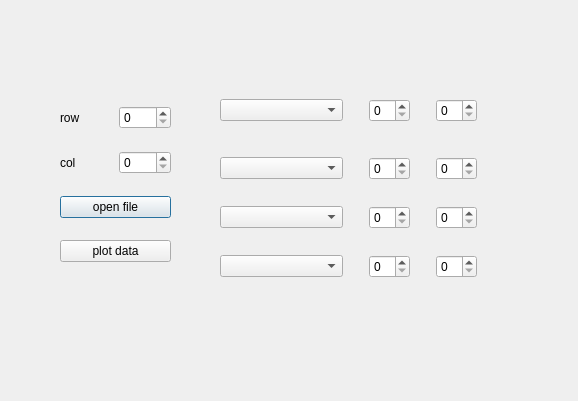
<?xml version="1.0" encoding="UTF-8"?>
<ui version="4.0">
 <class>Dialog</class>
 <widget class="QDialog" name="Dialog">
  <property name="geometry">
   <rect>
    <x>0</x>
    <y>0</y>
    <width>578</width>
    <height>401</height>
   </rect>
  </property>
  <property name="windowTitle">
   <string>Dialog</string>
  </property>
  <widget class="QWidget" name="layoutWidget">
   <property name="geometry">
    <rect>
     <x>220</x>
     <y>90</y>
     <width>257</width>
     <height>188</height>
    </rect>
   </property>
   <layout class="QGridLayout" name="gridLayout">
    <item row="0" column="3">
     <spacer name="verticalSpacer_2">
      <property name="orientation">
       <enum>Qt::Vertical</enum>
      </property>
      <property name="sizeHint" stdset="0">
       <size>
        <width>20</width>
        <height>108</height>
       </size>
      </property>
     </spacer>
    </item>
    <item row="1" column="0">
     <spacer name="horizontalSpacer">
      <property name="orientation">
       <enum>Qt::Horizontal</enum>
      </property>
      <property name="sizeHint" stdset="0">
       <size>
        <width>40</width>
        <height>20</height>
       </size>
      </property>
     </spacer>
    </item>
    <item row="4" column="0">
     <widget class="QComboBox" name="comboBox_data_se3">
      <item>
       <property name="text">
        <string/>
       </property>
      </item>
     </widget>
    </item>
    <item row="2" column="0">
     <widget class="QComboBox" name="comboBox_data_sel2"/>
    </item>
    <item row="2" column="2">
     <widget class="QSpinBox" name="spinBox_data2_row"/>
    </item>
    <item row="2" column="4">
     <widget class="QSpinBox" name="spinBox_data2_col"/>
    </item>
    <item row="4" column="4">
     <widget class="QSpinBox" name="spinBox_data3_col"/>
    </item>
    <item row="0" column="2">
     <widget class="QSpinBox" name="spinBox_data1_row"/>
    </item>
    <item row="6" column="4">
     <widget class="QSpinBox" name="spinBox_data4_col"/>
    </item>
    <item row="0" column="0">
     <widget class="QComboBox" name="comboBox_data_se1">
      <item>
       <property name="text">
        <string/>
       </property>
      </item>
     </widget>
    </item>
    <item row="0" column="4">
     <widget class="QSpinBox" name="spinBox_data1_col"/>
    </item>
    <item row="4" column="2">
     <widget class="QSpinBox" name="spinBox_data3_row"/>
    </item>
    <item row="6" column="0">
     <widget class="QComboBox" name="comboBox_data_se4">
      <item>
       <property name="text">
        <string/>
       </property>
      </item>
     </widget>
    </item>
    <item row="6" column="2">
     <widget class="QSpinBox" name="spinBox_data4_row"/>
    </item>
    <item row="3" column="0">
     <spacer name="horizontalSpacer_2">
      <property name="orientation">
       <enum>Qt::Horizontal</enum>
      </property>
      <property name="sizeHint" stdset="0">
       <size>
        <width>40</width>
        <height>20</height>
       </size>
      </property>
     </spacer>
    </item>
    <item row="0" column="1">
     <spacer name="verticalSpacer">
      <property name="orientation">
       <enum>Qt::Vertical</enum>
      </property>
      <property name="sizeHint" stdset="0">
       <size>
        <width>20</width>
        <height>108</height>
       </size>
      </property>
     </spacer>
    </item>
    <item row="5" column="0">
     <spacer name="horizontalSpacer_3">
      <property name="orientation">
       <enum>Qt::Horizontal</enum>
      </property>
      <property name="sizeHint" stdset="0">
       <size>
        <width>40</width>
        <height>20</height>
       </size>
      </property>
     </spacer>
    </item>
   </layout>
  </widget>
  <widget class="QWidget" name="">
   <property name="geometry">
    <rect>
     <x>60</x>
     <y>90</y>
     <width>111</width>
     <height>191</height>
    </rect>
   </property>
   <layout class="QGridLayout" name="gridLayout_2">
    <item row="0" column="0">
     <widget class="QLabel" name="label">
      <property name="text">
       <string>row</string>
      </property>
     </widget>
    </item>
    <item row="0" column="1">
     <widget class="QSpinBox" name="spinBox_num_set_row"/>
    </item>
    <item row="1" column="0">
     <widget class="QLabel" name="label_2">
      <property name="text">
       <string>col</string>
      </property>
     </widget>
    </item>
    <item row="1" column="1">
     <widget class="QSpinBox" name="spinBox_num_set_col"/>
    </item>
    <item row="2" column="0" colspan="2">
     <widget class="QPushButton" name="pushButton_open">
      <property name="text">
       <string>open file</string>
      </property>
     </widget>
    </item>
    <item row="3" column="0" colspan="2">
     <widget class="QPushButton" name="pushButton_plot">
      <property name="text">
       <string>plot data</string>
      </property>
     </widget>
    </item>
   </layout>
  </widget>
 </widget>
 <resources/>
 <connections/>
</ui>
